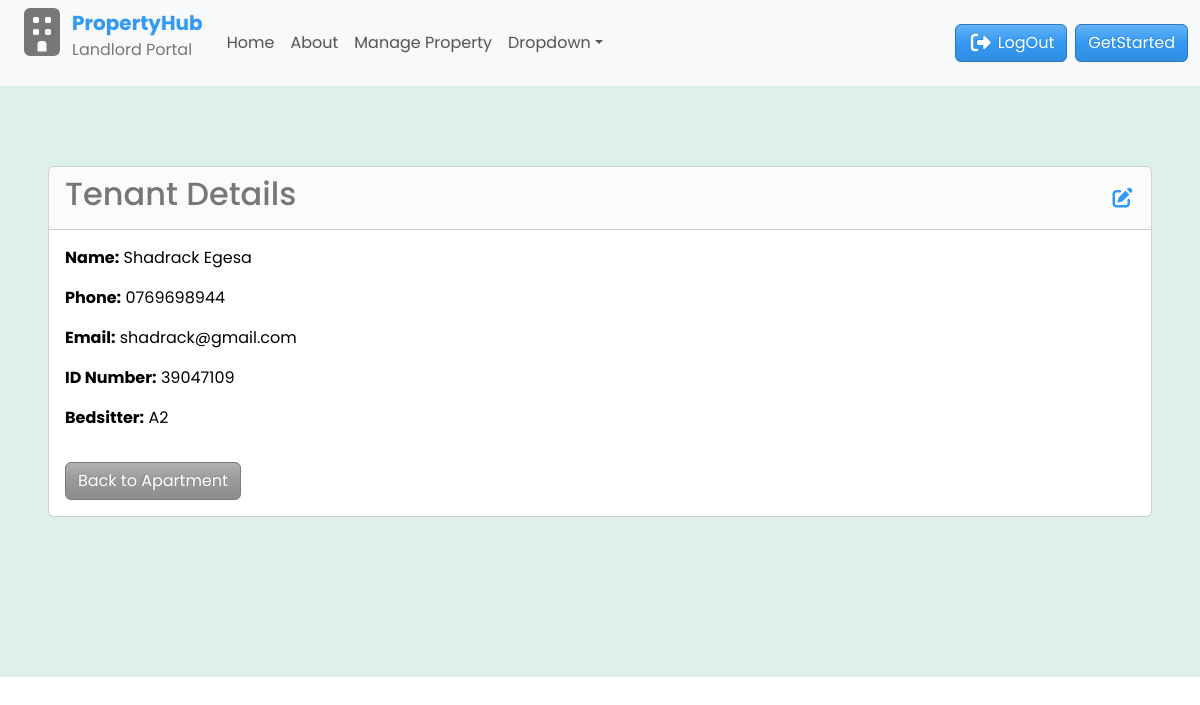
The page /tenant/3/ on the database its author committed.
### main/models.py (models this page shows, shortened)
class Profile(models.Model):
    user = models.OneToOneField(User, on_delete=models.CASCADE)
    bedsitter = models.OneToOneField(Bedsitter, on_delete=models.SET_NULL, null=True, blank=True, related_name='tenant')
    first_name = models.CharField(max_length=50)
    last_name = models.CharField(max_length=50)
    phone_number = models.CharField(max_length=20)
    email = models.EmailField(blank=True, null=True)
    id_number = models.CharField(max_length=20, blank=True, null=True)
    profile_photo = models.ImageField(upload_to='uploads/product', blank=True, null=True)

class Bedsitter(models.Model):
    apartment = models.ForeignKey(Apartment, related_name='bedsitters', on_delete=models.CASCADE)
    number = models.CharField(max_length=255, unique=True)
    class Meta:
        verbose_name_plural = "Bedsitters"

### main/views.py (the view)
# urls.py: path('tenant/<int:tenant_id>/', views.tenant_detail, name='tenant_detail'),
def tenant_detail(request, tenant_id):
    tenant = get_object_or_404(Profile, id=tenant_id)
    context = {'tenant': tenant,}
    return render(request, 'main/tenant_detail.html', context)

### main/templates/main/tenant_detail.html (shortened to what this page needs)
{% extends 'main/base.html' %}
{% block content %}
<div class="container-fluid" id="tenant">
  <div class="card">
    <div class="card-header tenant-heading">
      <h2>Tenant Details</h2>
      <a href="#"><i class="fa-solid fa-pen-to-square fa-lg"></i></a>
    </div>
    <div class="card-body tenant-card">
      <p>
        <strong>Name:</strong> {{ tenant.first_name }} {{ tenant.last_name }}
      </p>
      <p><strong>Phone:</strong> {{ tenant.phone_number }}</p>
      <p><strong>Email:</strong> {{ tenant.email }}</p>
      <p><strong>ID Number:</strong> {{ tenant.id_number }}</p>
      {% if tenant.bedsitter %}
      <p><strong>Bedsitter:</strong> {{ tenant.bedsitter.number }}</p>
      {% endif %}
      <a
        href="{% url 'apartment_detail' tenant.bedsitter.apartment.id %}"
        class="btn btn-secondary mt-3"
        >Back to Apartment</a
      >
    </div>
  </div>
</div>
{% endblock %}

### main/static/css/styles.css (style rules this page uses)
* { box-sizing: border-box; padding: 0; margin: 0; font-family: "poppins", sans-serif; text-decoration: none; }
body, html { overflow-x: hidden; height: 100vh; transition: 0.4s; }
a { text-decoration: none; }
#tenant { background-color: #ddf0eb; padding: 5rem 3rem 10rem 3rem; }
.tenant-card p { color: black; }
.container-fluid .card .tenant-heading { display: flex; align-items: center; justify-content: space-between; }

### rows shown on the page
Profile: first_name "Shadrack", last_name "Egesa", phone_number "0769698944", email "shadrack@gmail.com", id_number "39047109", bedsitter.number "A2"
